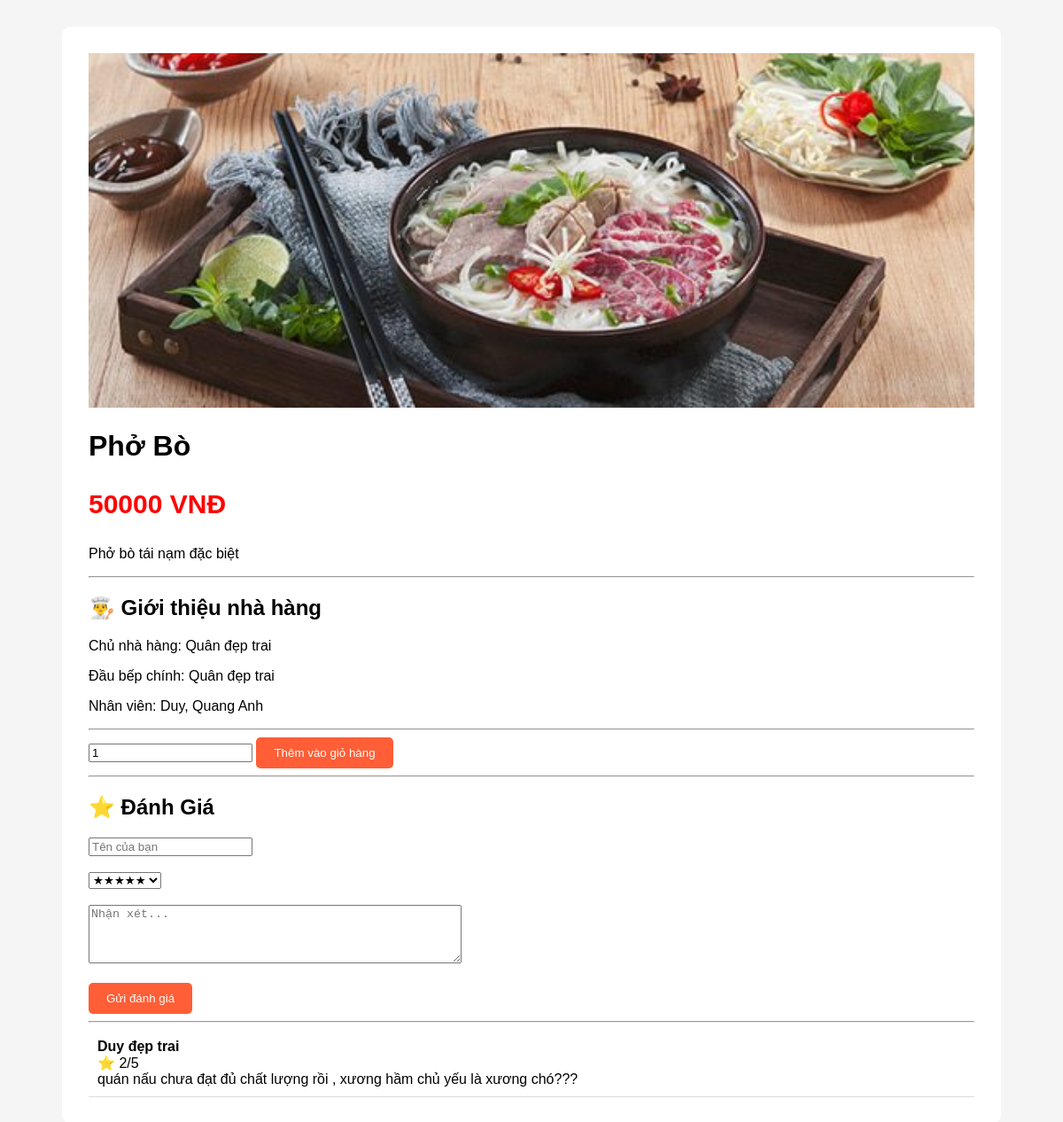
The page /food/1 on the database its author committed.
### app.py (models this page shows)
class Food(db.Model):
    id = db.Column(db.Integer, primary_key=True)
    name = db.Column(db.String(100), nullable=False)
    description = db.Column(db.Text)
    price = db.Column(db.Integer)
    image = db.Column(db.String(255))

class Review(db.Model):
    id = db.Column(db.Integer, primary_key=True)
    food_id = db.Column(db.Integer, db.ForeignKey('food.id'))
    username = db.Column(db.String(100))
    star = db.Column(db.Integer)
    comment = db.Column(db.Text)
    reply = db.Column(db.Text, nullable=True)

### app.py (the view)
@app.route('/food/<int:id>')
def food_detail(id):
    food = Food.query.get_or_404(id)
    reviews = Review.query.filter_by(
        food_id=id
    ).all()
    return render_template(
        'food_detail.html',
        food=food,
        reviews=reviews
    )

### templates/food_detail.html (shortened to what this page needs)
<!doctype html>
<html>
  <head>
  </head>
  <body>
    <div class="container">
      <img
        src="{{ url_for('static',
    filename='food/' + food.image) }}"
      />
      <h1>{{ food.name }}</h1>
      <p class="price">{{ food.price }} VNĐ</p>
      <p>{{ food.description }}</p>
      <hr />
      <h2>👨‍🍳 Giới thiệu nhà hàng</h2>
      <p>Chủ nhà hàng: Quân đẹp trai</p>
      <p>Đầu bếp chính: Quân đẹp trai</p>
      <p>Nhân viên: Duy, Quang Anh</p>
      <hr />
      <form action="/add-cart/{{ food.id }}" method="POST">
        <input type="number" name="quantity" min="1" value="1" />
        <button class="btn" type="submit">Thêm vào giỏ hàng</button>
      </form>
      <hr />
      <h2>⭐ Đánh Giá</h2>
      <form action="/review/{{ food.id }}" method="POST">
        <input type="text" name="username" placeholder="Tên của bạn" required />
        <br /><br />
        <select name="star">
          <option value="5">★★★★★</option>
        </select>
        <br /><br />
        <textarea
          name="comment"
          rows="4"
          cols="50"
          placeholder="Nhận xét..."
          required
        ></textarea>
        <br /><br />
        <button class="btn" type="submit">Gửi đánh giá</button>
      </form>
      <hr />
      {% for review in reviews %}
      <div class="review">
        <b>{{ review.username }}</b>
        <br />
        ⭐ {{ review.star }}/5
        <br />
        {{ review.comment }}
      </div>
      {% endfor %}
    </div>
  </body>
</html>

### templates/food_detail.html (style rules this page uses)
body { background: #f5f5f5; font-family: Arial; }
.container { width: 1000px; margin: auto; background: white; padding: 30px; margin-top: 30px; border-radius: 10px; }
img { width: 100%; height: 400px; object-fit: cover; }
.price { color: red; font-size: 30px; font-weight: bold; }
.btn { background: #ff5e36; color: white; padding: 10px 20px; border: none; border-radius: 5px; cursor: pointer; }
.review { border-bottom: 1px solid #ddd; padding: 10px; }

### rows shown on the page
Food: image (picture), name "Phở Bò", price "50000", description "Phở bò tái nạm đặc biệt"
Review: username "Duy đẹp trai", star "2", comment "quán nấu chưa đạt đủ chất lượng rồi , xương hầm chủ yếu là xương chó???"
